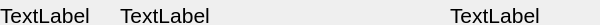
<?xml version="1.0" encoding="UTF-8"?>
<ui version="4.0">
 <class>IndicateWindow</class>
 <widget class="QWidget" name="IndicateWindow">
  <property name="geometry">
   <rect>
    <x>0</x>
    <y>0</y>
    <width>600</width>
    <height>25</height>
   </rect>
  </property>
  <property name="windowTitle">
   <string>Form</string>
  </property>
  <property name="styleSheet">
   <string notr="true"/>
  </property>
  <widget class="QLabel" name="lblRecMode">
   <property name="geometry">
    <rect>
     <x>0</x>
     <y>0</y>
     <width>100</width>
     <height>30</height>
    </rect>
   </property>
   <property name="font">
    <font>
     <pointsize>16</pointsize>
    </font>
   </property>
   <property name="styleSheet">
    <string notr="true">outline: black;</string>
   </property>
   <property name="text">
    <string>TextLabel</string>
   </property>
  </widget>
  <widget class="QLabel" name="lblRGInfo">
   <property name="geometry">
    <rect>
     <x>120</x>
     <y>0</y>
     <width>300</width>
     <height>30</height>
    </rect>
   </property>
   <property name="font">
    <font>
     <pointsize>16</pointsize>
    </font>
   </property>
   <property name="text">
    <string>TextLabel</string>
   </property>
  </widget>
  <widget class="QLabel" name="lblTrigger">
   <property name="geometry">
    <rect>
     <x>450</x>
     <y>0</y>
     <width>150</width>
     <height>30</height>
    </rect>
   </property>
   <property name="font">
    <font>
     <pointsize>16</pointsize>
    </font>
   </property>
   <property name="text">
    <string>TextLabel</string>
   </property>
  </widget>
 </widget>
 <resources/>
 <connections/>
</ui>
